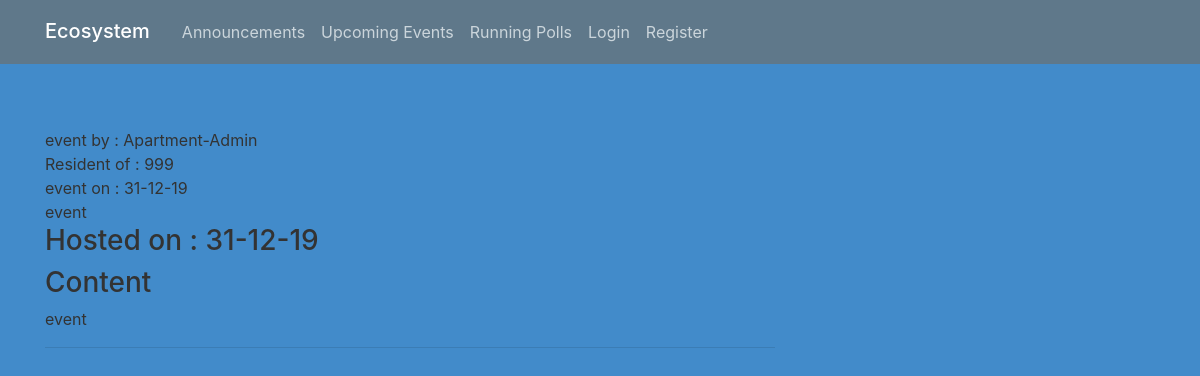
The app's page /event/1, older data.
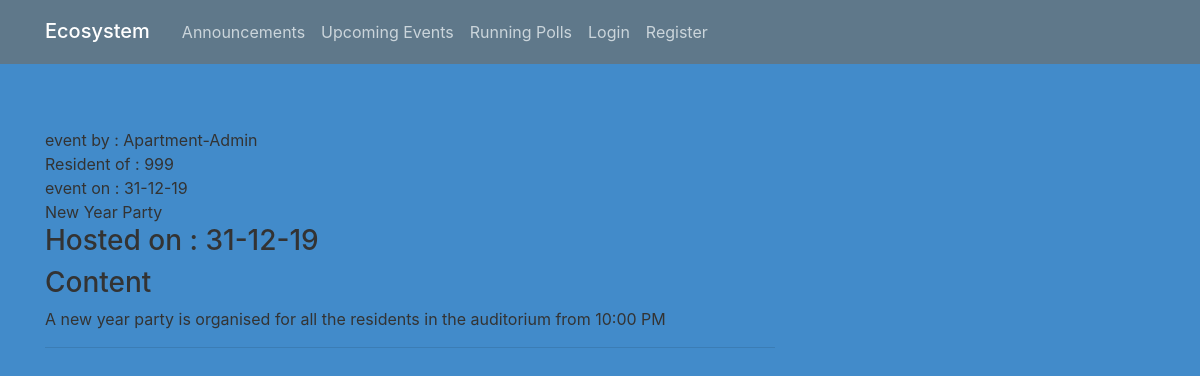
The same page, newer data.
### ecosystem/models.py (models this page shows, shortened)
class Event(db.Model):
    id = db.Column(db.Integer, primary_key = True)
    category = db.Column(db.String(30), nullable=False)
    date_of_event = db.Column(db.String(20), nullable=False)
    date_posted = db.Column(db.DateTime, nullable=False, default=datetime.utcnow())
    content = db.Column(db.Text, nullable=False)
    user_id = db.Column(db.Integer, db.ForeignKey('user.id'), nullable=False)

### ecosystem/routes.py (the view)
@app.route("/event/<int:event_id>")
def event(event_id):
    event = Event.query.get_or_404(event_id)
    return render_template('event.html', title=event.date_of_event, event=event)

### ecosystem/templates/event.html (shortened to what this page needs)
{% extends "layout.html" %}
{% block content %}
        <br>
        <br>
        <a>event by : {{ event.author.name }}</a>
        <br>
        <a>Resident of : {{ event.author.apt_no }}</a>
        <br>
        <a>event on : {{ event.date_of_event }}</a>
        <br>
        <a>{{ event.category }}</a>
        <br>
        <h3>Hosted on : {{ event.date_of_event }}</h3>
        <h3>Content</h3>
        <a>{{ event.content }}</a>
        <hr>
{% endblock content %}

Row changes from the older to the newer data that the page shows:
changed Event: category "event" → "New Year Party"; content "event" → "A new year party is organised for all the residents in the auditorium from 10:00 PM"
